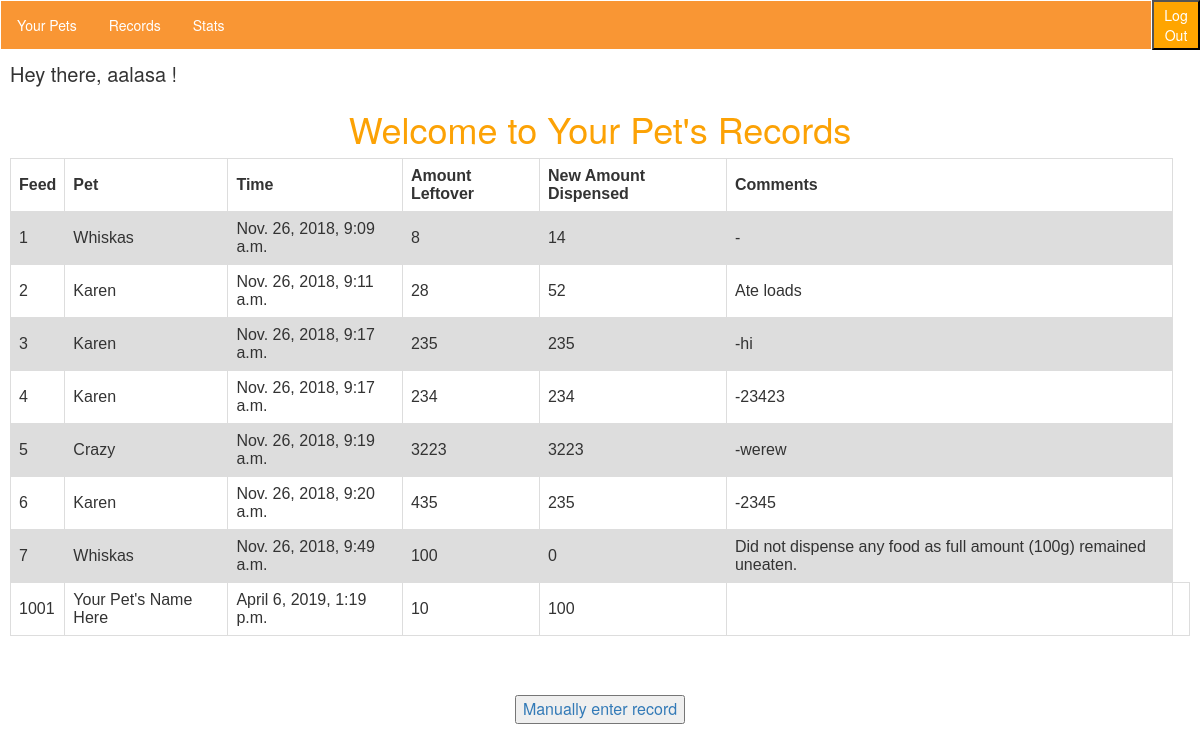
The page /records/ (signed in) on the database its author committed.
### records/models.py (models this page shows, shortened)
class Record(models.Model):
    feedID = models.AutoField(primary_key=True)
    dateTime = models.DateTimeField(auto_now_add=True)
    amountLeftOver = models.IntegerField(default='0')
    amountDispensed = models.IntegerField(default='0')
    additionalInfo = models.TextField(default=" ")
    selectPet = models.ForeignKey(Pet, on_delete=models.CASCADE)
    author = models.ForeignKey(User, on_delete=models.CASCADE, default=None)
    """from records.models import Pet
    Pet.objects.all()
    pet1 = Pet()
    pet1.petName = "Roger"
    pet1.save()
        #
    thumb = models.ImageField(default='default.png', blank=True)"""

class Pet(models.Model):
    petName = models.CharField(max_length=100, default='My Pet')
    petImage = models.ImageField(default='default.png', blank=True)
    author = models.ForeignKey(User, on_delete=models.CASCADE, default=None)

### records/views.py (the view)
# urls.py: url(r'^records/', include('records.urls')),
@login_required(login_url="/accounts/login/")
def records(request):
    thisauthor = request.user
    author = request.user
    thisfeed = Record.objects.all()
    amountDispensed = Record.objects.get(feedID=6).amountDispensed
    amountLeftOver = 0
    feed_weight = 100
    bowl_weight = 10
    amountConsumed = amountLeftOver - amountDispensed
    totaldispensed = Record.objects.aggregate(Sum('amountDispensed'))
    records = Record.objects.filter(author=request.user)
    feed_id = 1001
    auth_id = 1
    pet_name = 'Your Pet\'s Name Here'
    dateTime = datetime.datetime.now()
    return render(request, 'records/records.html', {'records': records, 'feed_weight': feed_weight, 'bowl_weight': bowl_weight, 'feed_id': feed_id, 'auth_id': auth_id, 'pet_name': pet_name, 'dateTime': dateTime, 'this-author': thisauthor, 'thisfeed': thisfeed},)

### records/templates/records/records.html (shortened to what this page needs)
{% extends 'interior_layout.html' %}
{% block content %}
<h1>Welcome to Your Pet's Records</h1>
<div class="records" style="margin: 0 auto;">
    <table>
  <tr>
    <th>Feed</th>
      <th>Pet</th>
    <th>Time</th>
    <th>Amount Leftover</th>
      <th>New Amount Dispensed</th>
            <th>Comments</th>
  </tr>
         {% for record in records %}
    <div class="individual_record">
  <tr>
    <td>{{record.feedID}}</td>
    <td>{{record.selectPet.petName}}</td>
    <td>{{record.dateTime}}</td>
    <td>{{record.amountLeftOver}}</td>
    <td>{{record.amountDispensed}}</td>
    <td>{{record.additionalInfo}}</td>
  </tr>
    </div>
    {% endfor %}
    <tr>
      <td>{{feed_id}}</td>
      <td>{{pet_name}}</td>
      <td>{{dateTime}}</td>
      <td>{{bowl_weight}}</td>
      <td>{{feed_weight}}<td>
      <td></td>
    </tr>
</table>
<div style="font-size:medium; margin: 5%; background:transparent; text-align:center;">
    <a href="/records/create"><button>Manually enter record</button></a></div>
</div>
{% endblock %}

### templates/interior_layout.html (shortened to what this page needs)
{% load static from staticfiles %}
<html>
    <head>
        <link rel="stylesheet" href="//maxcdn.bootstrapcdn.com/bootstrap/3.2.0/css/bootstrap.min.css">
        <link rel="stylesheet" href="//maxcdn.bootstrapcdn.com/bootstrap/3.2.0/css/bootstrap-theme.min.css">
        <link rel="stylesheet" href="{% static 'style.css' %}">
    </head>
    <body>
        <div class="navbar" style="width:96%; float:left; display:inline;">
            <ul>
                <li><a href="/records/your-pet">Your Pets</a></li>
                                <li><a href="/records">Records</a></li>
                <li><a href="/records/stats">Stats</a></li>
            </ul></div>
<ul class="logout_button" style="height:99px; margin-right:0px; background:orange; color:white; border:0px; position:absolute; display:inline; clear:right; margin-left:0px; margin-top:0px; width:auto;">
                    <form class="logout-link" action="/accounts/logout/" method="POST">
                        <button class="logout_button" style="height:50%; width:auto; background:orange;" type="submit">Log Out</button>
                    </form>
            </ul>
<br >
        <div class="wrapper">
            <p style=" font-size: 20px;">Hey there, {{ request.user }} !</p>
            {% block content %}
            {% endblock %}
        </div>
    </body>
</html>

### records/static/style.css (style rules this page uses)
body { background: #ffffff; }
h1 { text-align: center; color: #FCA205; }
.navbar { height: 40px; }
ul { list-style-type: none; margin: 0; padding: 0; overflow: hidden; background-color: #f99634; }
li { float: left; }
li a { display: block; color: white; text-align: center; padding: 14px 16px; text-decoration: none; }
* { box-sizing: border-box; }
.wrapper { width:100%; background:white; position:absolute; margin-top:30px; padding:10px; }
table { font-family: arial, sans-serif; border-collapse: collapse; width: 100%; }
td, th { border: 1px solid #dddddd; text-align: left; padding: 8px; }
tr:nth-child(even) { background-color: #dddddd; }

### rows shown on the page
Record: feedID "1", selectPet.petName "Whiskas", dateTime "Nov. 26, 2018, 9:09 a.m.", amountLeftOver "8", amountDispensed "14", additionalInfo "-"
Record: feedID "2", selectPet.petName "Karen", dateTime "Nov. 26, 2018, 9:11 a.m.", amountLeftOver "28", amountDispensed "52", additionalInfo "Ate loads"
Record: feedID "3", selectPet.petName "Karen", dateTime "Nov. 26, 2018, 9:17 a.m.", amountLeftOver "235", amountDispensed "235", additionalInfo "-hi"
Record: feedID "4", selectPet.petName "Karen", dateTime "Nov. 26, 2018, 9:17 a.m.", amountLeftOver "234", amountDispensed "234", additionalInfo "-23423"
Record: feedID "5", selectPet.petName "Crazy", dateTime "Nov. 26, 2018, 9:19 a.m.", amountLeftOver "3223", amountDispensed "3223", additionalInfo "-werew"
Record: feedID "6", selectPet.petName "Karen", dateTime "Nov. 26, 2018, 9:20 a.m.", amountLeftOver "435", amountDispensed "235", additionalInfo "-2345"
Record: feedID "7", selectPet.petName "Whiskas", dateTime "Nov. 26, 2018, 9:49 a.m.", amountLeftOver "100", amountDispensed "0", additionalInfo "Did not dispense any food as full amount (100g) remained uneaten."

### other values the page prints
{{ request.user }} "aalasa"
{{ feed_id }} "1001"
{{ pet_name }} "Your Pet's Name Here"
{{ bowl_weight }} "10"
{{ feed_weight }} "100"
